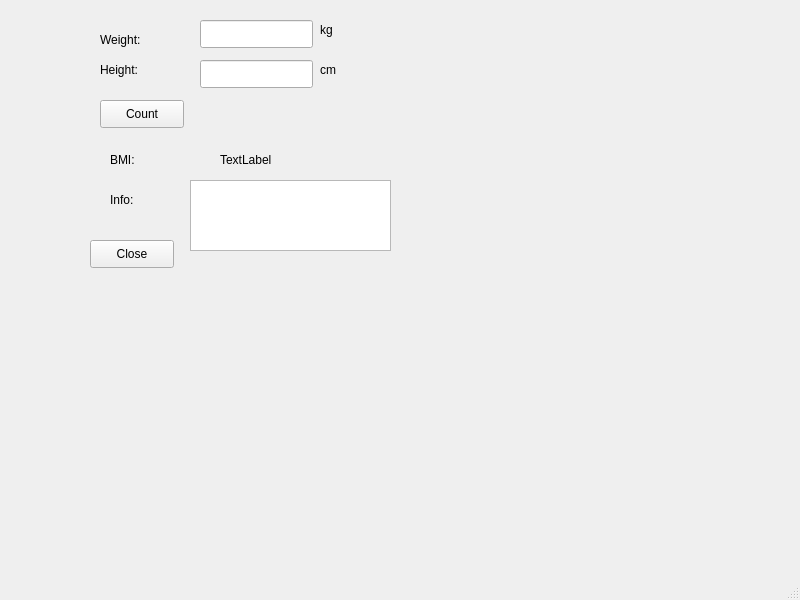
<?xml version="1.0" encoding="UTF-8"?>
<ui version="4.0">
 <class>MainWindow</class>
 <widget class="QMainWindow" name="MainWindow">
  <property name="geometry">
   <rect>
    <x>0</x>
    <y>0</y>
    <width>800</width>
    <height>600</height>
   </rect>
  </property>
  <property name="windowTitle">
   <string>MainWindow</string>
  </property>
  <widget class="QWidget" name="centralwidget">
   <widget class="QLabel" name="label">
    <property name="geometry">
     <rect>
      <x>100</x>
      <y>30</y>
      <width>63</width>
      <height>20</height>
     </rect>
    </property>
    <property name="text">
     <string>Weight:</string>
    </property>
   </widget>
   <widget class="QLabel" name="label_2">
    <property name="geometry">
     <rect>
      <x>100</x>
      <y>60</y>
      <width>63</width>
      <height>20</height>
     </rect>
    </property>
    <property name="text">
     <string>Height:</string>
    </property>
   </widget>
   <widget class="QLineEdit" name="weightLineEdit">
    <property name="geometry">
     <rect>
      <x>200</x>
      <y>20</y>
      <width>113</width>
      <height>28</height>
     </rect>
    </property>
   </widget>
   <widget class="QLineEdit" name="heightLineEdit">
    <property name="geometry">
     <rect>
      <x>200</x>
      <y>60</y>
      <width>113</width>
      <height>28</height>
     </rect>
    </property>
   </widget>
   <widget class="QLabel" name="label_3">
    <property name="geometry">
     <rect>
      <x>320</x>
      <y>20</y>
      <width>63</width>
      <height>20</height>
     </rect>
    </property>
    <property name="text">
     <string>kg</string>
    </property>
   </widget>
   <widget class="QLabel" name="label_4">
    <property name="geometry">
     <rect>
      <x>320</x>
      <y>60</y>
      <width>63</width>
      <height>20</height>
     </rect>
    </property>
    <property name="text">
     <string>cm</string>
    </property>
   </widget>
   <widget class="QPushButton" name="countButton">
    <property name="geometry">
     <rect>
      <x>100</x>
      <y>100</y>
      <width>84</width>
      <height>28</height>
     </rect>
    </property>
    <property name="text">
     <string>Count</string>
    </property>
   </widget>
   <widget class="QLabel" name="label_5">
    <property name="geometry">
     <rect>
      <x>110</x>
      <y>150</y>
      <width>63</width>
      <height>20</height>
     </rect>
    </property>
    <property name="text">
     <string>BMI:</string>
    </property>
   </widget>
   <widget class="QLabel" name="label_6">
    <property name="geometry">
     <rect>
      <x>110</x>
      <y>190</y>
      <width>63</width>
      <height>20</height>
     </rect>
    </property>
    <property name="text">
     <string>Info:</string>
    </property>
   </widget>
   <widget class="QTextBrowser" name="infoTextBrowser">
    <property name="geometry">
     <rect>
      <x>190</x>
      <y>180</y>
      <width>201</width>
      <height>71</height>
     </rect>
    </property>
   </widget>
   <widget class="QPushButton" name="closeButton">
    <property name="geometry">
     <rect>
      <x>90</x>
      <y>240</y>
      <width>84</width>
      <height>28</height>
     </rect>
    </property>
    <property name="text">
     <string>Close</string>
    </property>
   </widget>
   <widget class="QLabel" name="resultLabel">
    <property name="geometry">
     <rect>
      <x>220</x>
      <y>150</y>
      <width>63</width>
      <height>20</height>
     </rect>
    </property>
    <property name="text">
     <string>TextLabel</string>
    </property>
   </widget>
  </widget>
  <widget class="QMenuBar" name="menubar">
   <property name="geometry">
    <rect>
     <x>0</x>
     <y>0</y>
     <width>800</width>
     <height>25</height>
    </rect>
   </property>
  </widget>
  <widget class="QStatusBar" name="statusbar"/>
 </widget>
 <resources/>
 <connections>
  <connection>
   <sender>closeButton</sender>
   <signal>clicked()</signal>
   <receiver>MainWindow</receiver>
   <slot>close()</slot>
   <hints>
    <hint type="sourcelabel">
     <x>131</x>
     <y>278</y>
    </hint>
    <hint type="destinationlabel">
     <x>399</x>
     <y>299</y>
    </hint>
   </hints>
  </connection>
 </connections>
</ui>
